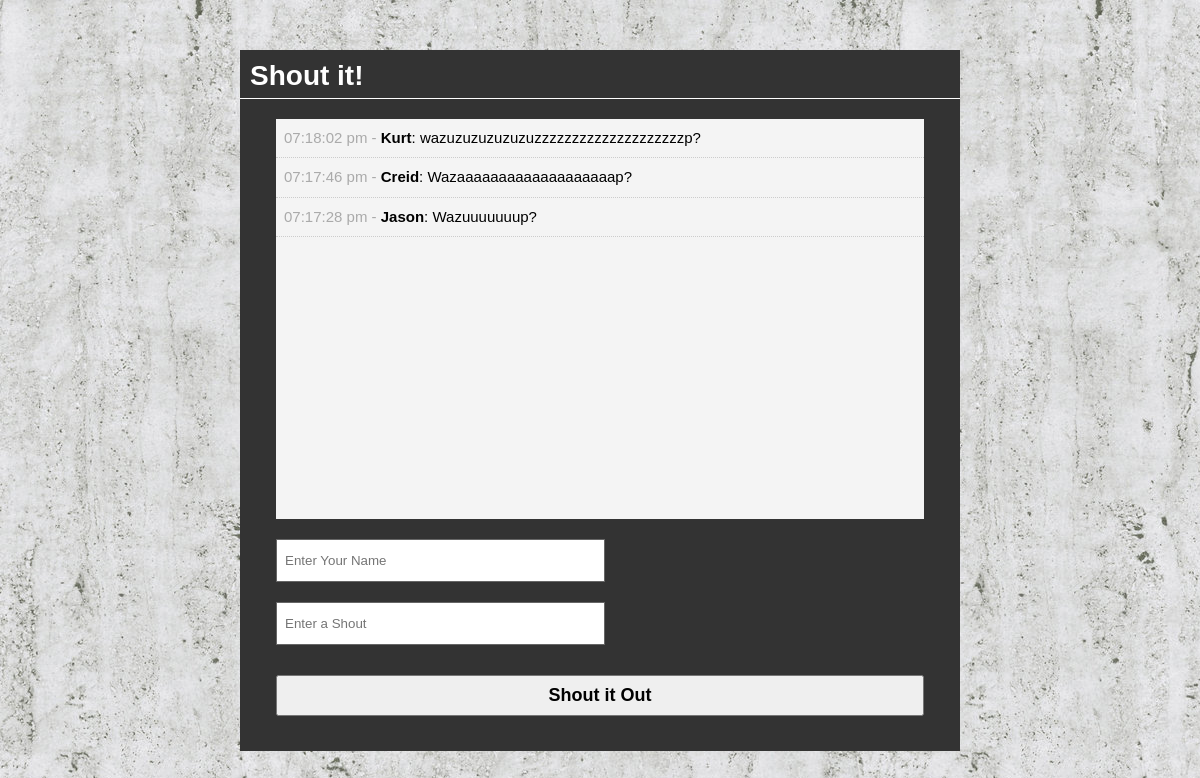
Before: / with the older database file.
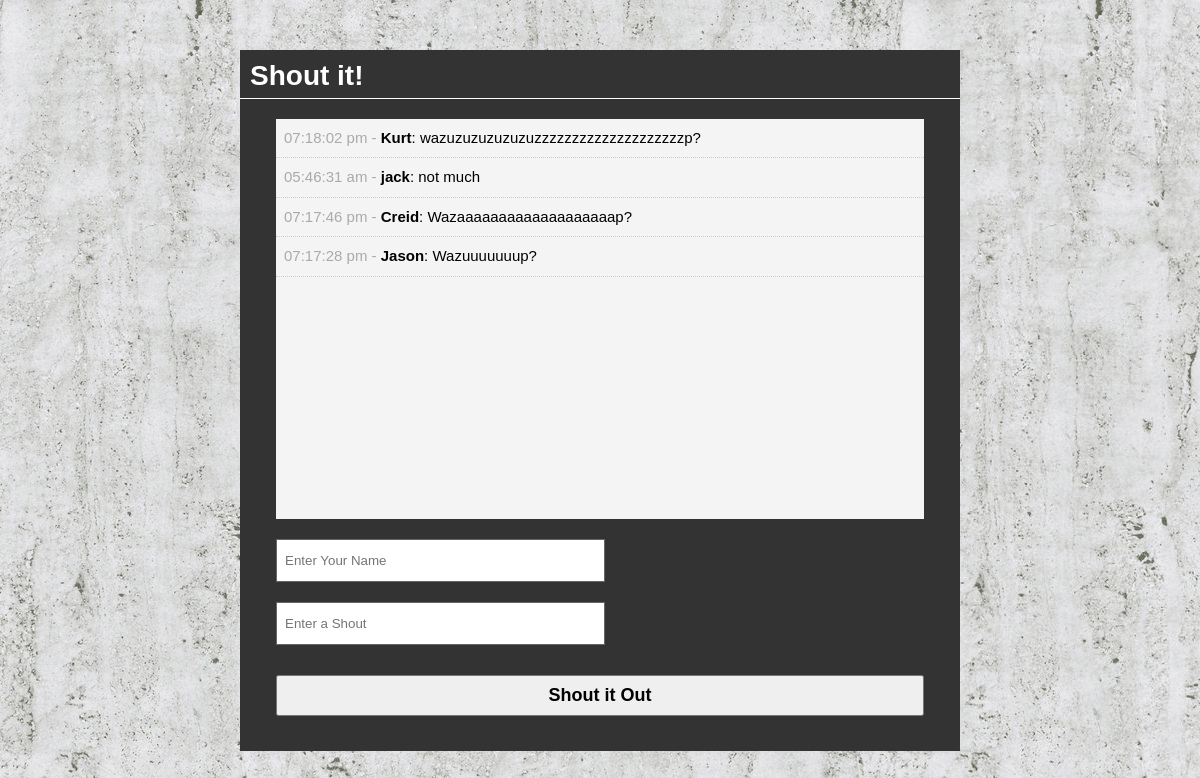
After: the same page with the newer database file.
### tables this page shows
CREATE TABLE `shouts` (
  `id` int(11) NOT NULL,
  `user` varchar(50) NOT NULL,
  `messege` text NOT NULL,
  `time` varchar(50) NOT NULL,
  `remote_ip_addr` varchar(255) NOT NULL
);

### index.php (the view, shortened to what this page needs)
<?php include "database.php"; ?>
<?php
$query = "SELECT * FROM shouts ORDER BY id DESC";
$shouts = mysqli_query($connection, $query);
?>
<!DOCTYPE html>
<html lang="en">
<head>
	<link rel="stylesheet" href="css/style.css" type="text/css">
</head>
<body>
	<div id="container">
		<header>
			<h1>Shout it!</h1>
		</header>
		<div id="shouts">
			<ul>
				<?php while($row = mysqli_fetch_assoc($shouts)) :?>
					<li class="shout">
						<span><?php echo $row['time']; ?> - </span> <?php echo '<b>'.$row['user'].'</b>: '.$row['messege']; ?>
					</li>
				<?php endwhile; ?>
			</ul>
		</div>
		<div id="input">
			<form action="process.php" method="post">
				<input type="text" name="user" placeholder="Enter Your Name">
				<input type="text" name="messege" placeholder="Enter a Shout">
				<br>
				<input type="submit" class="shout-btn" name="submit" value="Shout it Out">
			</form>
		</div>
	</div>
</body>
</html>

### css/style.css (style rules this page uses)
* { margin: 0; padding: 0; }
body { font-family: arial; font-size: 15px; line-height: 1.5em; background: #f4f4f4; }
#container { background: #333333; margin: 50px auto; overflow: auto; width: 60%; min-height: 630px; }
header h1 { color: #ffffff; font-size: 28px; padding: 15px 0px 10px 10px; border-bottom: 1px solid #fff; }
#shouts { width: 90%; background: #f4f4f4; height: 400px; margin: 20px auto; overflow: auto; }
.shout { list-style: none; padding: 8px; border-bottom: 1px #ccc dotted; }
.shout span { color: #aaa; }
#input { width: 90%; min-height: 80px; margin: auto; padding: 0; }
#input input[type="text"] { height: 25px; width: 48%; padding: 8px; margin-bottom: 20px; border: #666666 solid 1px; }
#input .shout-btn { padding: 8px; margin-bottom: 30px; width: 100%; margin: 10px auto; font-size: 18px; font-weight: 900; }

### index.php (style rules this page uses)
body { background-image: url(css/bg.jpg); }
#input { margin-bottom: 25px; }

Changed rows visible on the page:
added shouts: time "05:46:31 am", user "jack", messege "not much"
